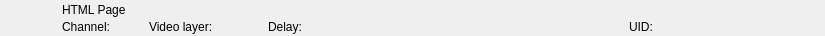
<?xml version="1.0" encoding="UTF-8"?>
<ui version="4.0">
 <class>RundownHtmlWidget</class>
 <widget class="QWidget" name="RundownHtmlWidget">
  <property name="geometry">
   <rect>
    <x>0</x>
    <y>0</y>
    <width>825</width>
    <height>36</height>
   </rect>
  </property>
  <layout class="QHBoxLayout" name="horizontalLayout">
   <property name="spacing">
    <number>0</number>
   </property>
   <property name="margin">
    <number>0</number>
   </property>
   <item>
    <widget class="QFrame" name="frameItem">
     <property name="sizePolicy">
      <sizepolicy hsizetype="Preferred" vsizetype="Fixed">
       <horstretch>0</horstretch>
       <verstretch>0</verstretch>
      </sizepolicy>
     </property>
     <property name="minimumSize">
      <size>
       <width>0</width>
       <height>36</height>
      </size>
     </property>
     <widget class="QLabel" name="labelIcon">
      <property name="geometry">
       <rect>
        <x>22</x>
        <y>2</y>
        <width>32</width>
        <height>32</height>
       </rect>
      </property>
      <property name="text">
       <string/>
      </property>
      <property name="pixmap">
       <pixmap resource="../Widgets.qrc">:/Graphics/Images/Html.png</pixmap>
      </property>
      <property name="scaledContents">
       <bool>true</bool>
      </property>
     </widget>
     <widget class="QLabel" name="labelChannel">
      <property name="geometry">
       <rect>
        <x>62</x>
        <y>19</y>
        <width>78</width>
        <height>16</height>
       </rect>
      </property>
      <property name="text">
       <string>Channel:</string>
      </property>
     </widget>
     <widget class="QLabel" name="labelLabel">
      <property name="geometry">
       <rect>
        <x>62</x>
        <y>2</y>
        <width>561</width>
        <height>16</height>
       </rect>
      </property>
      <property name="text">
       <string>HTML Page</string>
      </property>
     </widget>
     <widget class="QLabel" name="labelColor">
      <property name="geometry">
       <rect>
        <x>0</x>
        <y>0</y>
        <width>18</width>
        <height>36</height>
       </rect>
      </property>
      <property name="text">
       <string/>
      </property>
     </widget>
     <widget class="QLabel" name="labelGroupColor">
      <property name="geometry">
       <rect>
        <x>0</x>
        <y>0</y>
        <width>6</width>
        <height>36</height>
       </rect>
      </property>
      <property name="text">
       <string/>
      </property>
     </widget>
     <widget class="QLabel" name="labelDevice">
      <property name="geometry">
       <rect>
        <x>360</x>
        <y>19</y>
        <width>260</width>
        <height>16</height>
       </rect>
      </property>
      <property name="text">
       <string></string>
      </property>
     </widget>
     <widget class="QLabel" name="labelDelay">
      <property name="geometry">
       <rect>
        <x>268</x>
        <y>19</y>
        <width>83</width>
        <height>16</height>
       </rect>
      </property>
      <property name="text">
       <string>Delay:</string>
      </property>
     </widget>
     <widget class="QLabel" name="labelRemoteTriggerId">
      <property name="geometry">
       <rect>
        <x>629</x>
        <y>19</y>
        <width>111</width>
        <height>16</height>
       </rect>
      </property>
      <property name="text">
       <string>UID:</string>
      </property>
     </widget>
     <widget class="QLabel" name="labelVideolayer">
      <property name="geometry">
       <rect>
        <x>149</x>
        <y>19</y>
        <width>110</width>
        <height>16</height>
       </rect>
      </property>
      <property name="text">
       <string>Video layer:</string>
      </property>
     </widget>
    </widget>
   </item>
   <item>
    <widget class="QFrame" name="frameStatus">
     <property name="minimumSize">
      <size>
       <width>77</width>
       <height>0</height>
      </size>
     </property>
     <property name="maximumSize">
      <size>
       <width>77</width>
       <height>16777215</height>
      </size>
     </property>
     <widget class="QLabel" name="labelGpiConnected">
      <property name="geometry">
       <rect>
        <x>1</x>
        <y>2</y>
        <width>32</width>
        <height>32</height>
       </rect>
      </property>
      <property name="minimumSize">
       <size>
        <width>32</width>
        <height>32</height>
       </size>
      </property>
      <property name="maximumSize">
       <size>
        <width>32</width>
        <height>32</height>
       </size>
      </property>
      <property name="lineWidth">
       <number>0</number>
      </property>
      <property name="text">
       <string/>
      </property>
      <property name="pixmap">
       <pixmap resource="../Widgets.qrc">:/Graphics/Images/GpiConnected.png</pixmap>
      </property>
      <property name="scaledContents">
       <bool>true</bool>
      </property>
     </widget>
     <widget class="QLabel" name="labelDisconnected">
      <property name="geometry">
       <rect>
        <x>32</x>
        <y>2</y>
        <width>32</width>
        <height>32</height>
       </rect>
      </property>
      <property name="minimumSize">
       <size>
        <width>32</width>
        <height>32</height>
       </size>
      </property>
      <property name="maximumSize">
       <size>
        <width>32</width>
        <height>32</height>
       </size>
      </property>
      <property name="text">
       <string/>
      </property>
      <property name="pixmap">
       <pixmap resource="../Widgets.qrc">:/Graphics/Images/Disconnected.png</pixmap>
      </property>
      <property name="scaledContents">
       <bool>true</bool>
      </property>
     </widget>
     <widget class="QLabel" name="labelActiveColor">
      <property name="geometry">
       <rect>
        <x>69</x>
        <y>0</y>
        <width>8</width>
        <height>36</height>
       </rect>
      </property>
      <property name="minimumSize">
       <size>
        <width>8</width>
        <height>36</height>
       </size>
      </property>
      <property name="maximumSize">
       <size>
        <width>8</width>
        <height>36</height>
       </size>
      </property>
      <property name="text">
       <string/>
      </property>
     </widget>
    </widget>
   </item>
  </layout>
 </widget>
 <resources>
  <include location="../Widgets.qrc"/>
 </resources>
 <connections/>
 <slots>
  <slot>addToCombo()</slot>
 </slots>
</ui>
